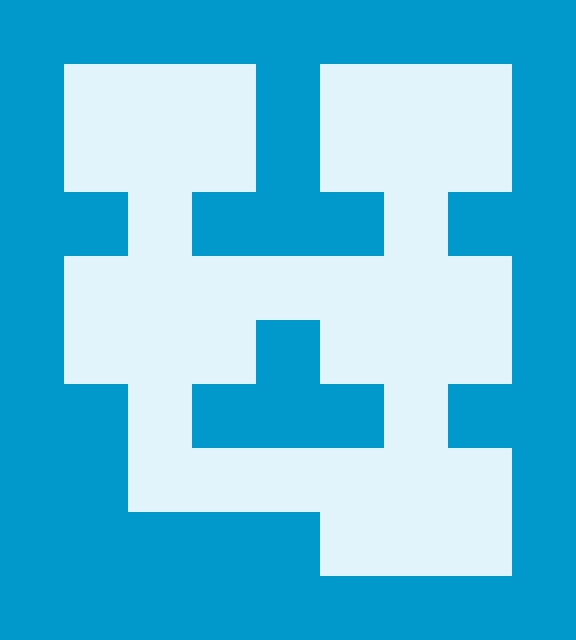

A 2D game scene composited from a Tiled map and its tileset images. What follows is a short description and the map's XML, with each tile layer's data collapsed to a summary:
An orthogonal 9x10 tile map with 64x64 px tiles, 1 tile layer (background) and 15 objects (8x operation, 5x condition, player, exit).

<map version="1.0" orientation="orthogonal" width="9" height="10" tilewidth="64" tileheight="64">
 <properties>
  <property name="time" value="18" />
 </properties>
 <tileset firstgid="1" name="tileset" tilewidth="64" tileheight="64" spacing="2" margin="2">
  <image source="../tiles/tiles.png" width="128" height="256" />
  <tile id="1">
   <properties>
    <property name="walkable" value="true" />
   </properties>
  </tile>
 </tileset>
 <layer name="background" width="9" height="10">
  <data>[90 cells, 90 non-empty, 2 distinct tile ids]</data>
 </layer>
 <objectgroup name="objects" width="9" height="10">
  <object name="player" type="player" x="448" y="320" width="64" height="64" />
  <object name="exit" x="384" y="64" width="64" height="64" />
  <object name="&lt;:-6" type="condition" x="128" y="384" width="64" height="64" />
  <object name="*:2" type="operation" x="64" y="64" width="64" height="64" />
  <object name="=:-2" type="condition" x="256" y="256" width="64" height="64" />
  <object name="=:15" type="condition" x="384" y="192" width="64" height="64" />
  <object name="&lt;:-4" type="condition" x="128" y="192" width="64" height="64" />
  <object name="=:15" type="condition" x="384" y="384" width="64" height="64" />
  <object name="+:3" type="operation" x="192" y="64" width="64" height="64" />
  <object name="+:1" type="operation" x="64" y="256" width="64" height="64" />
  <object name="*:3" type="operation" x="192" y="320" width="64" height="64" />
  <object name="*:-2" type="operation" x="320" y="512" width="64" height="64" />
  <object name="-:1" type="operation" x="448" y="512" width="64" height="64" />
  <object name="-:1" type="operation" x="320" y="320" width="64" height="64" />
  <object name="*:2" type="operation" x="448" y="256" width="64" height="64" />
 </objectgroup>
</map>